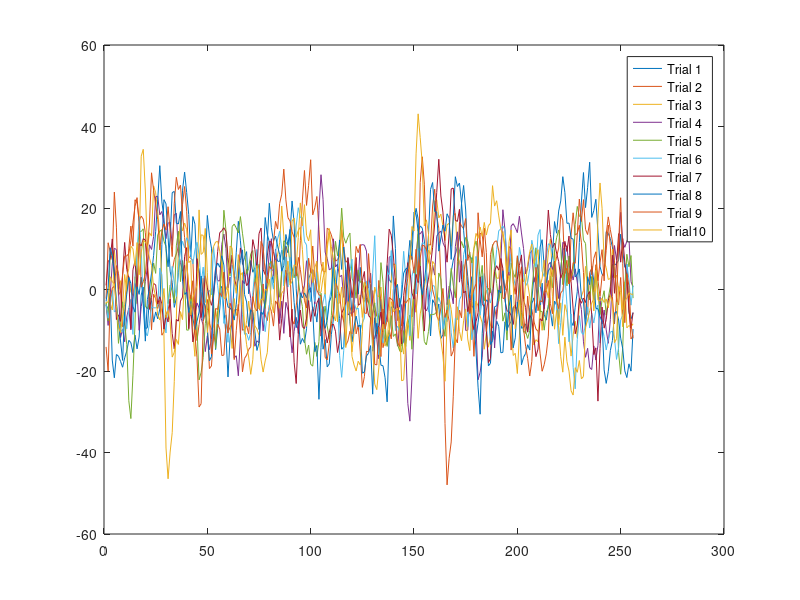

This figure's MATLAB source: (Note: this script raises an error after producing the figure.)
clear 
load('./tutorial_data');
example_trials = 1:10;
% Stimulus-locked ERP trials from Go/Nogo task, +/-2 seconds, 0.5 Hz Highpass filter (nTRIALSxSAMPLES)
data;   figure; plot(data(example_trials,:)'); legend([repmat('Trial',length(example_trials),1) num2str(example_trials')]); 
% event1 and event2 consist of integer samples where 1st and 2nd event occur on a given trial
[event1(example_trials)  event2(example_trials)] 
% Range start-end samples for which to compute rERPs around events (1x2 integer array), here (SR=64), -1 to +1 second
rerpwin
% Clusters for which to separately compute rERPs; here, Go = 3, Nogo = 5
cluster(example_trials)
[rerp1, rerp2, regflag, ntrials] = do_rerp(data, event1, event2, 'rerpwin', rerpwin, 'cluster', cluster);

% Plot (top) standard trial-averaged ERPs and (middle) overlap-corrected rERPs. Note the differences between the top and middle
% panels
respdata = data; 
for ii = 1:size(respdata,1), if ~isnan(event2(ii)), respdata(ii,:) = circshift(respdata(ii,:),[0 event1(ii)-event2(ii)]); end; end
h = figure; set(h, 'Position', [10 10 600 900])
yaxis    = [-10 15];
h = subplot(321); plot(times,mean(    data(cluster==3,event1(1)+rerpwin(1):event1(1)+rerpwin(2))),'-g','LineWidth',2); hold on; grid on; title('Stimulus-locked ERPs');
                  plot(times,mean(    data(cluster==5,event1(1)+rerpwin(1):event1(1)+rerpwin(2))),'-r','LineWidth',2); 
                  legend('Go','Nogo','Location','northwest'); xlim([times(1) times(end)]); ylim(yaxis); ylabel('Potential (uV)'); xlabel('Latency (ms)');
h = subplot(322); plot(times,mean(respdata(cluster==3,event1(1)+rerpwin(1):event1(1)+rerpwin(2))),'-g','LineWidth',2); hold on; grid on; title('Response-locked ERPs');
                  legend('Go','Location','northwest');        xlim([times(1) times(end)]); ylim(yaxis)
h = subplot(323); plot(times,rerp1(1,:),'-g','LineWidth',2); hold on; grid on; title('Overlap-corrected rERPs');
                  plot(times,rerp1(2,:),'-r','LineWidth',2); 
                  legend('Go','Nogo','Location','northwest'); xlim([times(1) times(end)]); ylim(yaxis)
h = subplot(324); plot(times,rerp2(1,:),'-g','LineWidth',2); hold on; grid on; title('Overlap-corrected rERPs');
                  legend('Go','Location','northwest');        xlim([times(1) times(end)]); ylim(yaxis)

% Instead of computing rERPs separately for Go and Nogo trials, we can also view Go trials (the more common of the two) as 
% our "reference" level rERP, and then obtain the Nogo deviation rERP from that Go reference rERP. This can be achieved by 
% dropping the 'cluster' arguement and specifying a 'design' matrix. This approach is akin to "difference waves" commonly 
% used in ERP research (e.g. here, the "Nogo-minus-Go difference wave"), but has the added benefit such that these rERPs
% are OVERLAP-CORRECTED. Although the ERPs, rERPs, and factored rERPs appear similar, I encourage the user to use MATLAB's
% "data cursor" (+ icon) to examine the actual values output by the different methods. 
design =  [ones(size(event1)) double(cluster==5)];
design(example_trials,:)
[ferp1, ferp2, regflag, ntrials] = do_rerp(data, event1, event2, 'rerpwin', rerpwin, 'design', design);
% Plot the (bottom) factored rERPs
h = subplot(325); plot(times,ferp1(1,:),'-g','LineWidth',2); hold on; grid on; title('Factored rERPs');
                  plot(times,ferp1(2,:),'-r','LineWidth',2); 
                  legend('Go (reference)','Nogo (deviation)','Location','northwest'); xlim([times(1) times(end)]); ylim(yaxis)
h = subplot(326); plot(times,ferp2(1,:),'-g','LineWidth',2); hold on; grid on; title('Factored rERPs');
                  legend('Go (reference)','Location','northwest');        xlim([times(1) times(end)]); ylim(yaxis)
saveas(h,'Comparison-ERP-rERP-frERP.pdf')

%% Weighting

% Finally, it is possible to computed "weighted" rERPs, that may enable exploration of other features of the task design. 
% For example, let's say a person wants to re-weight the rERPs accounting for the number of trials going into its computation
% e.g., this could be useful for "equalizing" events that are different in terms of frequency of occurrence. So, the goal
% here would to be ensure that the design matrix coefficients corresponding to each trial type (i.e. Go vs. Nogo) add up to
% the same value (e.g., the number of trials for the Go condition):
design = ones(size(event1)); 
design(cluster==5) = sum(cluster==3).*(1/sum(cluster==5));
design(example_trials,:)
[wrerp1, wrerp2, regflag, ntrials] = do_rerp(data, event1, event2, 'rerpwin', rerpwin, 'cluster', cluster, 'design', design);
h = figure; set(h, 'Position', [10 10 600 900])
h = subplot(321); plot(times, rerp1(1,:),'-g','LineWidth',2); hold on; grid on; title('Overlap-corrected rERPs (unweighted)');
                  plot(times, rerp1(2,:),'-r','LineWidth',2); ylabel('Potential (uV)'); xlabel('Latency (ms)');
                  legend('Go','Nogo','Location','northwest'); xlim([times(1) times(end)]); ylim(yaxis)
h = subplot(322); plot(times, rerp2(1,:),'-g','LineWidth',2); hold on; grid on; title('Overlap-corrected rERPs (unweighted)');
                  legend('Go','Location','northwest');        xlim([times(1) times(end)]); ylim(yaxis)
h = subplot(323); plot(times,wrerp1(1,:),'-g','LineWidth',2); hold on; grid on; title('Weighted rERPs (stim-locked)');
                  plot(times,wrerp1(2,:),'-r','LineWidth',2); 
                  legend('Go (weight=1.00)',['Nogo (weight=' num2str(sum(cluster==3).*(1/sum(cluster==5)),'%.2f') ')'],'Location','northwest'); xlim([times(1) times(end)]); ylim(yaxis)
h = subplot(324); plot(times,wrerp2(1,:),'-g','LineWidth',2); hold on; grid on; title('Weighted rERPs (resp-locked)');
                  legend('Go (weight=1.00)','Location','northwest');        xlim([times(1) times(end)]); ylim(yaxis)

% Or, it's just as easy to code this within the factored rERP design matrix: 
design = [ones(size(event1)) double(cluster==5)];
design = length(event1).*(design./repmat(sum(design),length(event1),1)); 
design(example_trials,:) 
[wferp1, wferp2, regflag, ntrials] = do_rerp(data, event1, event2, 'rerpwin', rerpwin, 'design', design);
h = subplot(325); plot(times,wferp1(1,:),'-g','LineWidth',2); hold on; grid on; title('Weighted-factored rERPs');
                  plot(times,wferp1(2,:),'-r','LineWidth',2); 
                  legend('Go','Nogo','Location','northwest'); xlim([times(1) times(end)]); ylim(yaxis)
h = subplot(326); plot(times,wferp2(1,:),'-g','LineWidth',2); hold on; grid on; title('Weighted-factored rERPs');
                  legend('Go','Location','northwest');        xlim([times(1) times(end)]); ylim(yaxis)
saveas(h,'Comparison-Unweighted-vs-Weighted-rERPs.pdf')

